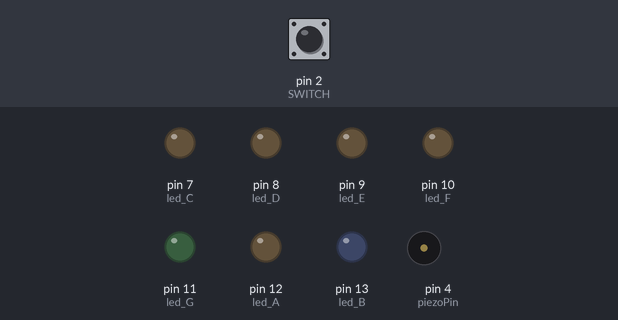
Simulated run of this sketch. Board: Arduino Uno, built with avr-gcc and run on an emulated ATmega328P. Parts: output pins drawn as LEDs (lit = HIGH), buzzer (waves = sounding). The inputs (shaded band) are chosen by the test bench; at power-on: pin 2 (SWITCH) HIGH. Random numbers use the default seed unless the sketch sets one.

Above: at 1.2 s.
1.3 s: pin 2 (SWITCH) pulled LOW for 0.15 s
At 1.8 s:
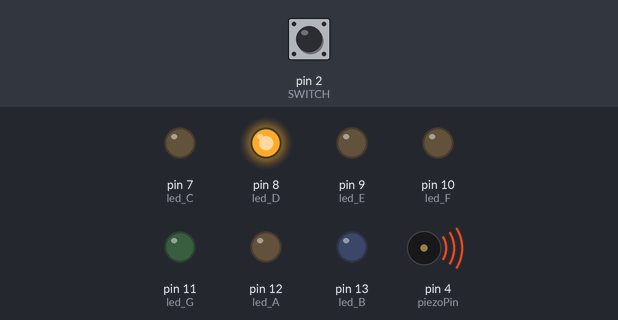
At 2.2 s:
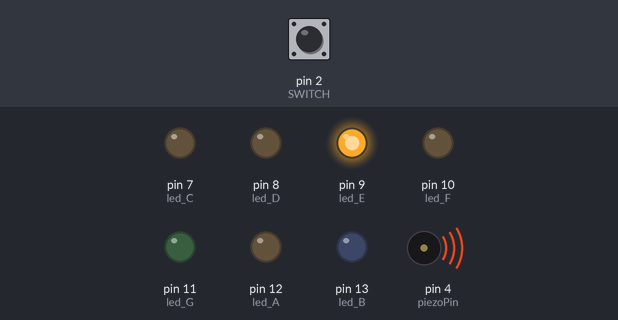
7.3 s: pin 2 (SWITCH) pulled LOW for 3.2 s
At 10.4 s:
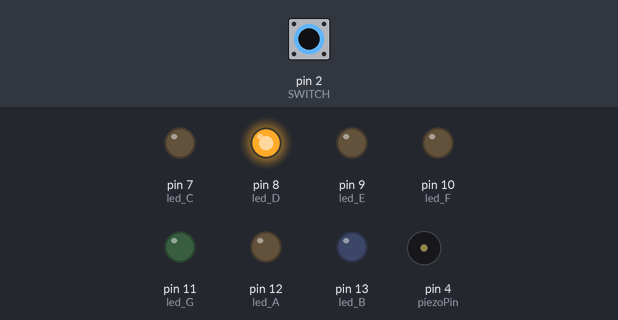
Timing chart, 0 to 18.0 s (numbered marks = the images above; inputs shaded):
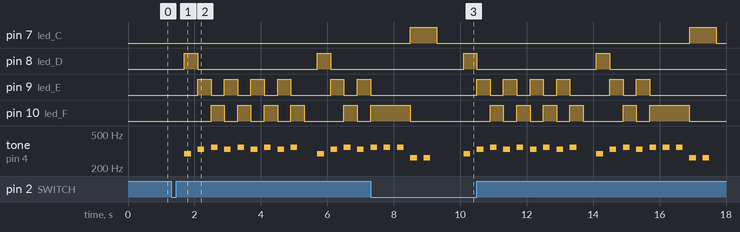

Measured:
- after the input at 1.3 s, pin 8 (led_D): alternates HIGH for 0.40 s and LOW for 3.6 s, starting after 0.40 s; pin 9 (led_E): goes 3 × (HIGH 0.40 s, LOW 0.40 s), HIGH 0.40 s, LOW 1.2 s, HIGH 0.40 s, LOW 0.40 s, then HIGH, starting after 0.80 s
- after the input at 7.3 s, pin 8 (led_D): alternates HIGH for 0.40 s and LOW for 3.6 s, starting after 2.8 s
- by itself, pin 7 (led_C): alternates HIGH for 0.80 s and LOW for 7.6 s

The sketch:

210416_hw3.ino
```cpp
#define C 262 // 도
#define D 294 // 레
#define E 330 // 미
#define F 349 // 파
#define G 392 // 솔
#define A 440 // 라
#define B 494 // 시

int piezoPin = 4;
int tempo = 200; // duration 옵션 값 설정
int SWITCH = 2;
int notes_1[11] = { E,D,C,E,G,  E,D,C,E,D }; // 사랑을 했다, 우리가 만나 (아이콘-사랑을했다.)
int notes_2[19] = { D,E,F,E,F,E,F,E,F, D,E,F,E,F,F,F,C,C  }; // (지코-아무노래)

int led_1[11] = {9,8,7,9,11, 9,8,7,9,8};
int led_2[19] = {8,9,10,9,10,9,10,9,10, 8,9,10,9,10,10,10,7,7};

int led_C = 7;
int led_D = 8;
int led_E = 9;
int led_F = 10;
int led_G = 11;
int led_A = 12;
int led_B = 13;

void setup() {
 pinMode (piezoPin, OUTPUT);
 pinMode(SWITCH, INPUT_PULLUP);

 pinMode(led_C, OUTPUT);
 pinMode(led_D, OUTPUT);
 pinMode(led_E, OUTPUT);
 pinMode(led_F, OUTPUT);
 pinMode(led_G, OUTPUT);
 pinMode(led_A, OUTPUT);
 pinMode(led_B, OUTPUT);
}

void loop() {

  if (digitalRead(SWITCH) == LOW) // 스위치를 누를때 마다, 그리고 노래가 끝나면 다시 스위치를 누를 때 까지 재생되지 않아야 함.
  {
    int ran = random(2); // 스위치를 누를 때마다, 가지고 있는 2곡 중 1곡만 랜덤하게 재생
    delay(400);
    if (ran == 0){
        for (int i = 0; i < 5; i++) {
          tone (piezoPin, notes_1[ i ], tempo); // 사랑을 했다.
          digitalWrite(led_1[i], HIGH);
          delay (400);
          digitalWrite(led_1[i], LOW); }
        delay(400);
        for (int i = 5; i < 11; i++) {
          tone (piezoPin, notes_1[ i ], tempo); // 우리가 만나.
          digitalWrite(led_1[i], HIGH);
          delay (400);
          digitalWrite(led_1[i], LOW); }
    }
    else if (ran == 1){
        for (int i = 0; i < 9; i++) {
          tone (piezoPin, notes_2[ i ], tempo); // 왜들그리다운돼있어?
          digitalWrite(led_2[i], HIGH);
          delay (400);
          digitalWrite(led_2[i], LOW); }
        delay(400);
        for (int i = 9; i < 19; i++) {
          tone (piezoPin, notes_2[ i ], tempo); //뭐가문제야 say something
          digitalWrite(led_2[i], HIGH);
          delay (400);
          digitalWrite(led_2[i], LOW); }
    }
  }
}
```
